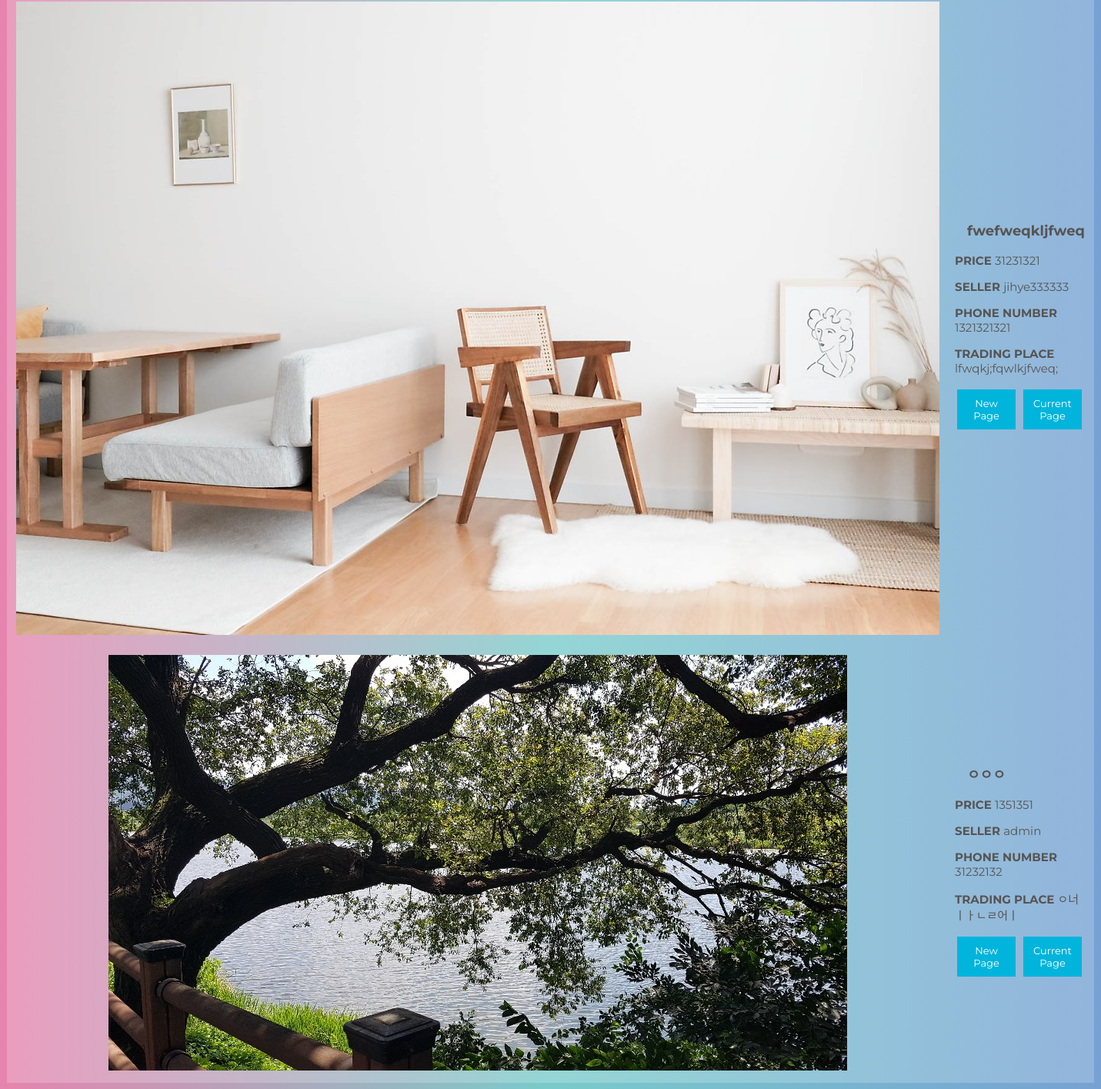
/market/all/ (signed in, lower part), run on an earlier commit of the app's database.
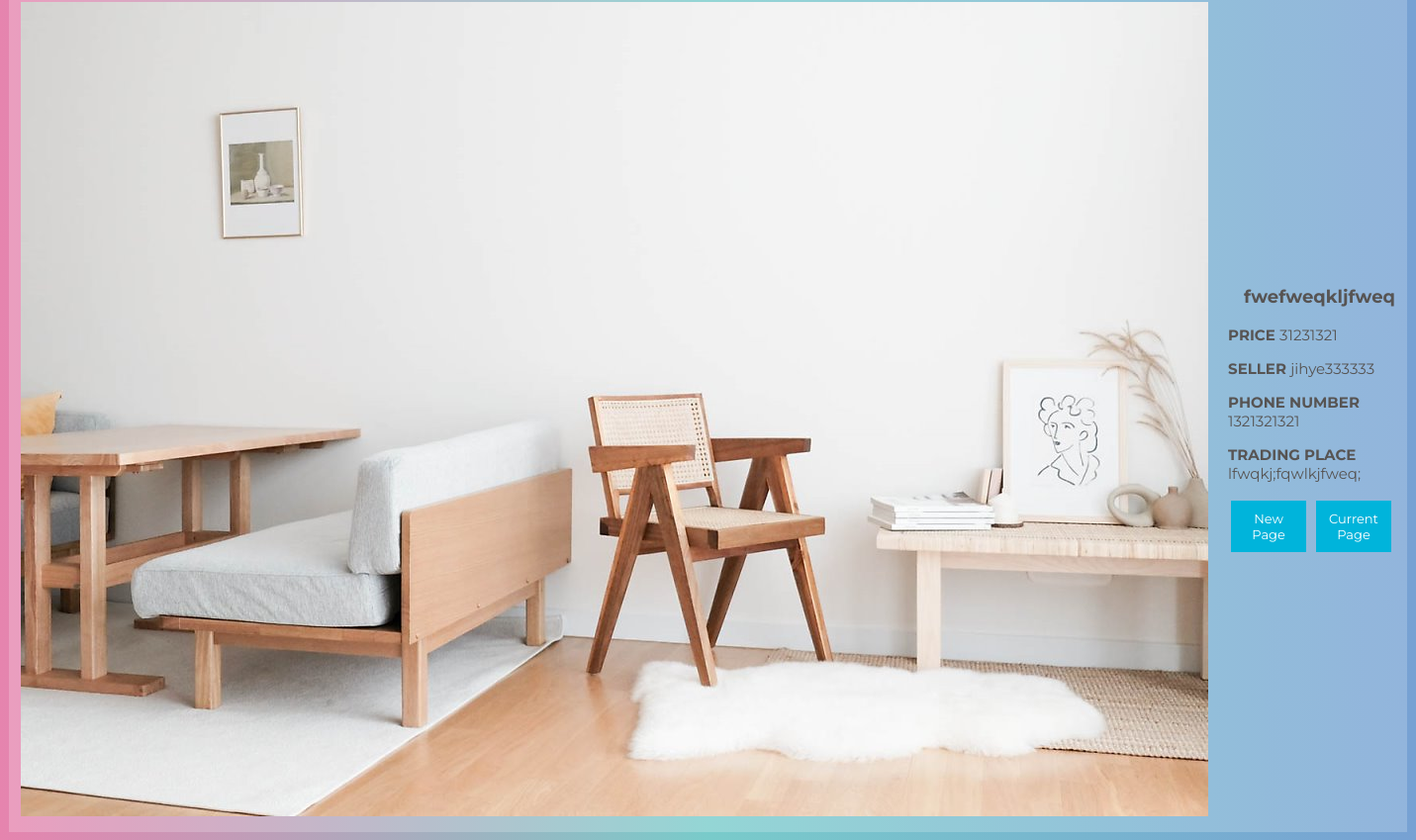
And on a later commit of the database.
### home/models.py (models this page shows)
class Product(models.Model):
	SELLTYPES = (('F', 'Flea'), ('A', 'Auction'))
	selltype = models.CharField(max_length=1, default='F', choices=SELLTYPES)
	STATUSTYPES = (('S', 'Sold'), ('E', 'Expired'), ('R', 'Running')) # 팔림, 안팔림, 현재진행형
	statustype = models.CharField(max_length=1, default='R', choices=STATUSTYPES)
	EXPIREDATE = ((datetime.now() + timedelta(days=3), '3 Days'), (datetime.now() + timedelta(days=7), '7 days'),
	(datetime.now() + timedelta(days=30), '30 days'))
	expire = models.DateTimeField(default=datetime.now() + timedelta(days=1), choices=EXPIREDATE)
	highest_price = models.IntegerField(default=0) # auction이더라도 천장 가격 내면 바로 살 수 있게 하자
	basic_price =  models.IntegerField(default=0) #옥션이라도 최저가 쓰게 하자
	current_price = models.IntegerField(default=0) # 마지막 가격이기도 하지
	buyer = models.ForeignKey(User, on_delete=models.SET_NULL, related_name='buyer', null=True)
	seller = models.ForeignKey(User, on_delete=models.CASCADE, related_name='seller')
	pid = models.AutoField(primary_key=True)
	name = models.CharField(max_length=300)
	place = models.CharField(max_length=300)
	photo = models.ImageField(blank=True, null=True) #https://wayhome25.github.io/django/2017/05/10/media-file/
	category = models.ForeignKey(Category, on_delete=models.SET_NULL, null=True)
	explanation = models.CharField(max_length=1000, null=True) # string field 같은 게 있었나?? 찾아보기

class User(models.Model): # seller buyer 구분하지 말고 걍 둘다 가능하게 해
	rating = models.IntegerField(default=0)
	userid = models.CharField(max_length=20, primary_key=True)
	pw = models.CharField(max_length=20) # min length  같은 건 js 단에서 처리하기
	username = models.CharField(max_length=100)
	phone = models.CharField(max_length=30)

### home/views.py (the view)
# urls.py: path('market/', views.market, name='market'),
def market(request, category='', search=''):
	userid = request.session.get('userid', False)
	if userid == False : # 로그인 안되어있으면
		return redirect('/login')
	if category=='':
		return redirect('/market/all/')
	categories = Category.objects.values('name').distinct()
	if request.method == 'POST':
		form = SearchForm(request.POST)
		return redirect('/market/' + str(category) + '/' + str(form.data['search']))
	form = SearchForm()
	if category == 'all':
		products = Product.objects.filter(selltype='F',
			buyer=None, expire__gte=timezone.now(),
			name__icontains=search)
	else :
		products = Product.objects.filter(category__name=category,
			selltype='F', buyer=None, expire__gte=timezone.now(),
			name__icontains=search)
	return render(request, 'home/product_market.html', {'products':products, 'form':form, 'categories':categories})

### home/templates/home/product_market.html (shortened to what this page needs)
{% load static %}
<!DOCTYPE html>
<html lang="en" dir="ltr">
  <head>
    <link rel="stylesheet" href="{% static 'home/style_product_market.css' %}">
  </head>
  <body>
    <div class="product-page">
      <section>
          <table class="goods_table">
            {% for obj in products %}
              <tr>
                  <td class="goods_img">
                    {% if obj.photo %}
                    <img src="{{obj.photo.url}}">
                    {% endif %}
                  </td>
                  <td class="goods_info">
                    <p class="goods_name"> {{ obj.name }} </p>
                    <div class="inf">
                        <p class="goods_price"> <strong> PRICE </strong> {{ obj.basic_price }} </p>
                        <p class="seller_name"> <strong> SELLER </strong> {{ obj.seller.username }} </p>
                        <p class="phone_number"> <strong> PHONE NUMBER </strong> {{ obj.seller.phone}} </p>
                        <p class="trading_place"> <strong> TRADING PLACE </strong> {{ obj.place }} </p>
                    </div>
                    <button type="button" class="market_btn"
                    onclick="window.open('{% url 'detail' obj.pid %}')">New Page</button>
                    <button type="button" class="market_btn"
                    onclick="location.href='{% url 'detail' obj.pid %}'">Current Page</button>
                  </td>
                </tr>
              {% endfor %}
          </table>
        </section>
  </div>
</body>
</html>

What changed in the data, as far as the page shows it:
no longer on this page (row edited): Product: photo (picture), name "ㅇㅇㅇ", basic_price "1351351", seller.username "admin", seller.phone "31232132", place "ㅇ너ㅣㅏㄴㄹ어ㅣ"
